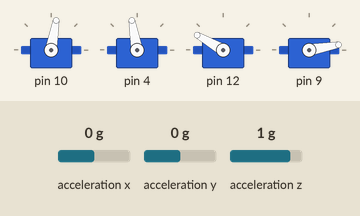
Bench run of a sketch on a simulated Arduino Uno, built with avr-gcc and run on an emulated ATmega328P. On the bench: 4 × servo. The test bench sets the inputs (shaded band); at power-on: acceleration x 0 g, acceleration y 0 g, acceleration z 1 g.

Above: at 1.2 s.
1.3 s: acceleration x set to 1 g
2.8 s: acceleration x set to 1.3 g
At 3.7 s:
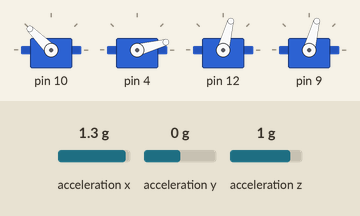
4.3 s: acceleration x set to -1.4 g
At 4.8 s:
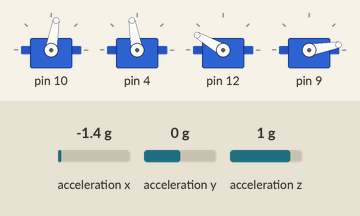
5.8 s: acceleration x set to 1.4 g
At 7.2 s:
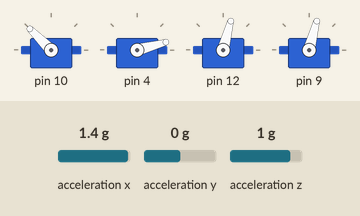
Timing chart, 0 to 8.3 s (numbered marks = the images above; inputs shaded):
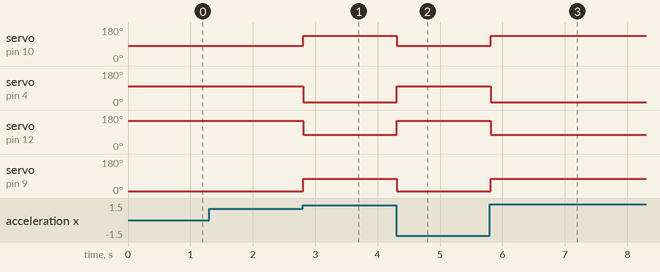

The sketch:

NekoMimi.ino
```cpp
#include <Neko.h>
#include <Wire.h>
#include <Servo.h>
#include <ADXL345.h>

ADXL345 adxl;
Neko neko(10,4,12,9); //sets pins
int array[][4] = {
  {135,15,75,75}
  ,{95,85,95,85}
  ,{80,100,150,10}
}; //sets movement for ears
//Servo BaseRight;
//Servo BaseLeft;
//Servo TopRight;
//Servo TopLeft;

boolean Booted = false;
boolean Moved = false;
boolean ONOFF = true;

void setup()
{

  Wire.begin();
  Serial.begin(5700);
  //Sensor Crap
  adxl.powerOn();

  adxl.setActivityThreshold(75); //62.5mg per increment

  //look of activity movement on this axes - 1 == on; 0 == off
  adxl.setActivityX(1);
  adxl.setActivityY(1);
  adxl.setActivityZ(1);

  //look of inactivity movement on this axes - 1 == on; 0 == off
  // adxl.setInactivityX(0);
  // adxl.setInactivityY(0);
  // adxl.setInactivityZ(0);

  //look of tap movement on this axes - 1 == on; 0 == off
  adxl.setTapDetectionOnX(0);
  adxl.setTapDetectionOnY(0);
  adxl.setTapDetectionOnZ(0);

  //set values for what is a tap, and what is a double tap (0-255)
  //  adxl.setTapThreshold(50); //62.5mg per increment
  //  adxl.setTapDuration(15); //625μs per increment
  //  adxl.setDoubleTapLatency(80); //1.25ms per increment
  //  adxl.setDoubleTapWindow(200); //1.25ms per increment

  //setting all interupts to take place on int pin 1
  //I had issues with int pin 2, was unable to reset it
  // adxl.setInterruptMapping( ADXL345_INT_SINGLE_TAP_BIT,   ADXL345_INT1_PIN );
  // adxl.setInterruptMapping( ADXL345_INT_DOUBLE_TAP_BIT,   ADXL345_INT1_PIN );
  // adxl.setInterruptMapping( ADXL345_INT_ACTIVITY_BIT,     ADXL345_INT1_PIN );

  //register interupt actions - 1 == on; 0 == off
  // adxl.setInterrupt( ADXL345_INT_SINGLE_TAP_BIT, 0);
  // adxl.setInterrupt( ADXL345_INT_DOUBLE_TAP_BIT, 0);
  // adxl.setInterrupt( ADXL345_INT_FREE_FALL_BIT,  0);
  // adxl.setInterrupt( ADXL345_INT_ACTIVITY_BIT,   1);
  // adxl.setInterrupt( ADXL345_INT_INACTIVITY_BIT, 0);

  //Attach servo's to pins
  //  BaseRight.attach(10);
  //  TopRight.attach(4);
  //  BaseLeft.attach(12);
  //  TopLeft.attach(9);
  pinMode(6,INPUT_PULLUP);
  neko.setNTB(array);
}

void loop()
{
  if(!Booted) {
    neko.move(0);
    Booted = true;
  }
  int x,y,z;
  /*BaseRight.write(0);
   BaseLeft.write(0);
   TopRight.write(0);
   TopLeft.write(0);
   delay(1000);
   */
  byte interrupts = adxl.getInterruptSource();
  //double tap
  adxl.readAccel(&x, &y, &z); //read the accelerometer values and store them in variables  x,y,z

  /*
  BaseRight.write(180);
   BaseLeft.write(180);
   TopRight.write(180);
   TopLeft.write(180);
   */
  //if processing running
  //  if(Serial.available() >= 2)
  //  {
  //    int t = 0;
  //    switch(byte(Serial.read()))
  //    {
  //    case 'u':
  //      t = Serial.read();
  //      if((t >=0) && (t <= 180)) BaseRight.write(t);
  //      break;
  //    case 'd':
  //      t = Serial.read();
  //      if(t >=0 && t <= 180) BaseLeft.write(t);
  //      break;
  //    case 't':
  //      t = Serial.read();
  //      if(t >=0 && t <= 180)  TopRight.write(t);
  //      break;
  //    case 'q':
  //      t = Serial.read();
  //      if(t >=0 && t <= 180)  TopLeft.write(t);
  //      break;
  //    }
  //  }

  // Output x,y,z values - Commented out
  //  Serial.print(F("X: "));
  //  Serial.print(x);
  //  Serial.print(F(" Y: "));
  //  Serial.print(y);
  //  Serial.print(F(" Z: "));
  //  Serial.println(z);

  if(x > 100)
  {
    neko.move(0); //normal
  }
  else if(x < 100)
  {
    neko.move(2); //back
  }
  delay(10); // only read every 0.5 seconds
}


//void Back(){
//  BaseRight.write(80);
//  BaseLeft.write(100);
//  TopRight.write(150);
//  TopLeft.write(10);
//}
//
//void Twitch(){
//  BaseRight.write(95);
//  BaseLeft.write(85);
//  TopRight.write(95);
//  TopLeft.write(85);
//}
//
//void Normal() {
//  BaseRight.write(135);
//  BaseLeft.write(15);
//  TopRight.write(75);
//  TopLeft.write(75);
//}
```

Measured:
- the behaviour switches between 1.1 and 1.2 g on acceleration x (found by bisection; images 0 and 1)
- after the input at 1.3 s, every drawn part: stays the same
- after the input at 2.8 s, servo on pin 10: 80° → 135° at once; servo on pin 4: 100° → 15° at once; servo on pin 12: 150° → 75° at once; servo on pin 9: 10° → 75° at once
- after the input at 4.3 s, servo on pin 10: 135° → 80° at once; servo on pin 4: 15° → 100° at once; servo on pin 12: 75° → 150° at once; servo on pin 9: 75° → 10° at once
- after the input at 5.8 s, servo on pin 10: 80° → 135° at once; servo on pin 4: 100° → 15° at once; servo on pin 12: 150° → 75° at once; servo on pin 9: 10° → 75° at once
